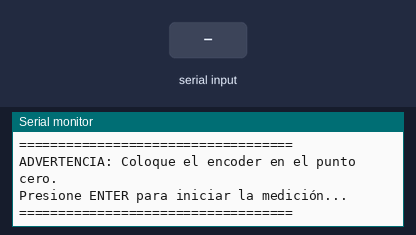
A sketch run on a simulated Arduino Uno, built with avr-gcc and run on an emulated ATmega328P. On the bench: the last lines printed to the serial monitor. The inputs (shaded band) are chosen by the test bench.

Above: at 0.9 s.
1.0 s: "1\n" received over Serial
At 1.6 s:
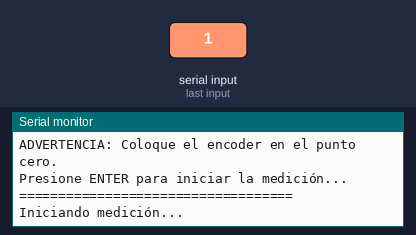
At 4.3 s:
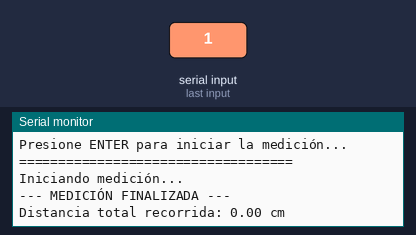

Measured:
- after the input at 1.0 s, the serial monitor: prints a new line at once (image 1)

The sketch:

desafio.ino
```cpp
// Pines del encoder
const int pin1 = 2;
const int pin2 = 3;

volatile long Posicion = 0;        // Posición actual
volatile long PulsosTotales = 0;   // Total de pulsos

const float pi = 3.1416;
const float R = 3.25;              // Radio de la rueda en cm
const int N = 4360;                // Pulsos por vuelta

float distancia_total = 0;

bool midiendo = false;
unsigned long ultimaActividad = 0;
const unsigned long tiempoInactividad = 2000;  // 2 segundos sin pulsos

long ultimosPulsos = 0;

void setup() {
  pinMode(pin1, INPUT_PULLUP);
  pinMode(pin2, INPUT_PULLUP);

  Serial.begin(9600);

  Serial.println("===================================");
  Serial.println("ADVERTENCIA: Coloque el encoder en el punto cero.");
  Serial.println("Presione ENTER para iniciar la medición...");
  Serial.println("===================================");

  while (true) {
    if (Serial.available()) {
      char c = Serial.read();
      if (c == '\n' || c == '\r') {
        Serial.println("\nIniciando medición...");
        midiendo = true;
        ultimaActividad = millis();
        attachInterrupt(digitalPinToInterrupt(pin1), encoderISR, CHANGE);
        break;
      }
    }
  }
}

void loop() {
  if (midiendo) {
    // Si hubo nuevo pulso, actualizamos el tiempo de última actividad
    if (PulsosTotales != ultimosPulsos) {
      ultimaActividad = millis();
      ultimosPulsos = PulsosTotales;
    }

    // Verificar si pasaron 2 segundos sin pulsos nuevos
    if (millis() - ultimaActividad > tiempoInactividad) {
      midiendo = false;
      detachInterrupt(digitalPinToInterrupt(pin1));

      distancia_total = ((2 * pi * R) / N) * PulsosTotales;

      // Corrección por bloque (si es necesario)
      distancia_total -= 1.0;
      if (distancia_total < 0) distancia_total = 0;

      Serial.println("\n--- MEDICIÓN FINALIZADA ---");
      //Serial.print("Pulsos registrados: ");
      //Serial.println(PulsosTotales);
      Serial.print("Distancia total recorrida: ");
      Serial.print(distancia_total, 2);
      Serial.println(" cm");
    }
  }
}

void encoderISR() {
  static unsigned long lastTime = 0;
  unsigned long now = micros();

  if (now - lastTime > 1000) {
    bool A = digitalRead(pin1);
    bool B = digitalRead(pin2);

    PulsosTotales++;

    if (A == B)
      Posicion++;
    else
      Posicion--;

    lastTime = now;
  }
}
```
